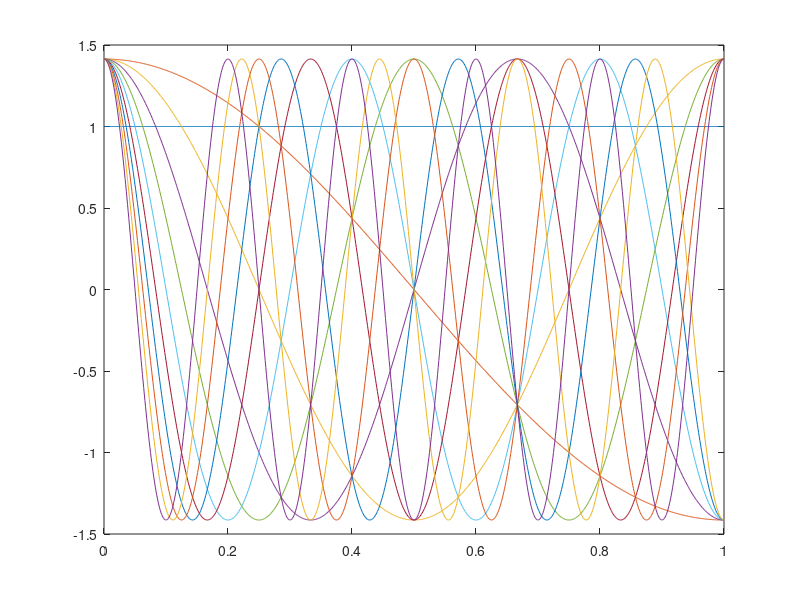

This figure's MATLAB source: (Note: this script raises an error after producing the figure.)
clc
clear
printfigure = 0;

Length = 1;  % length of the rod
Time = 0.05;  % duration
step_length = 0.001;
step_time = 0.0001;
x = 0 : step_length : Length;
t = 0 : step_time : Time;
N_length = length(x);
N_time = length(t);

k = 10;  % thermal conductivity in cm^2/100s

N = 10;  % order of eigen functions
lambda = 0 : pi / Length : N * pi / Length;  % frequence of eigen functions
f = zeros(N_time, N_length);  % temperature
f(1,:) = sin(x / Length * 2 * pi);
% f(1,:) = floor(x * 5) / 5;
phi = zeros(N + 1, N_length);  % eigen function
T = zeros(N + 1, N_time);  % weights

step_time_max = 2 / k / lambda(end)^2;
if step_time > step_time_max
    ['step_time should be under ',num2str(step_time_max)]
end


phi(1,:) = sqrt(1 / Length);
for i = 2 : N + 1
    for n = 1 : N_length
        phi(i, n) = sqrt(2 / Length) * cos(lambda(i) * x(n));
    end
end

for i = 1 : N + 1
    plot(0:step_length:Length,phi(i,:))
    hold on
end
setplt('Eigenfunctions','$x$','$value$','Eigenfunktionen',printfigure)

for i = 1 : N + 1
    T(i, 1) = 0;
    for n = 1 : N_length
        T(i, 1) = T(i, 1) + f(1, n) * phi(i, n) * step_length;
    end
end
for i = 1 : N + 1
    for n = 2 : N_time
        T(i, n) = (1 - step_time * k * lambda(i)^2)^n * T(i, 1);
    end
end
for n = 2 : N_time
    for i = 1 : N + 1
        f(n,:) = f(n,:) + T(i,n) * phi(i,:);
    end
end

figure
for n = 1 : 5 : N_time
    plot(x, f(n,:))
    ylim([-1 1])
    set(gca,'Fontsize',20)
    set(gca,'fontname','times new Roman')
    T = title('Temperature Distribution','fontsize',40);
    set(T,'Interpreter','latex')
    T = xlabel('$x$','fontsize',30);
    set(T,'Interpreter','latex')
    T = ylabel('$T$','fontsize',30);
    set(T,'Interpreter','latex')
    set(gcf,'outerposition',get(0,'screensize'));
    txt = ['$t = ',num2str((n-1)*step_time),'$'];
    T = text(0.8,0.6,txt,'FontSize',30);
    set(T,'Interpreter','latex')
    txt = ['$N = ',num2str(N),'$'];
    T = text(0.8,0.8,txt,'FontSize',30);
    set(T,'Interpreter','latex')
    drawnow
    frame=getframe(gcf);
    imind=frame2im(frame);
    [imind,cm] = rgb2ind(imind,256);
    if n==1
         imwrite(imind,cm,'Temperature_Distribution.gif','gif', 'Loopcount',inf,'DelayTime',1e-6);
    else
         imwrite(imind,cm,'Temperature_Distribution.gif','gif','WriteMode','append','DelayTime',1e-6);
    end
end

figure
[X, Y] = meshgrid(x, t);
mesh(X,Y,f)
setmesh('Tempreature Distribution','$x$','$t$','$T$','T-t-x',printfigure)
